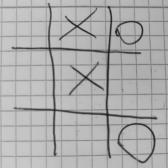
#> input picture data/boards/flipped_axis_0/12.jpg, 168 x 168 px, given in place of 0.jpg, which was not available
$ jupyter execute --allow-errors fields.ipynb
#> lines starting #> are read from the running program, lines starting #| are printed output that depends on the picture
#> further down, board is the input picture: PIL image 168x168 RGB; min 8, max 211, mean 173.4
[cell 1]
import os
from PIL import Image
import pandas as pd
import math

#> (a cell that did not finish here is left out)

[cell 3]
# Structure Roboflow data
fields0 = os.listdir('train/0')
fields1 = os.listdir('train/1')
fields_1 = os.listdir('train/-1')

names = []
labels = []

for idx, field in enumerate(fields0):
    img = Image.open('train/0/'+field)
    img = img.resize((28, 28))
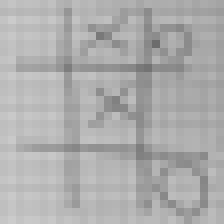
#> img: PIL image 28x28 RGB (shown 8 times larger); min 108, max 203, mean 173.4
    img = img.convert('L')
#> img: PIL image 28x28 L
    img.save('fields/'+str(idx)+".jpg")
    names.append(str(idx)+".jpg")
    labels.append(0)

for idx, field in enumerate(fields1):
    img = Image.open('train/1/'+field)
    img = img.resize((28, 28))
    img = img.convert('L')
    img.save('fields/'+str(idx+len(fields0))+".jpg")
    names.append(str(idx+len(fields0))+".jpg")
    labels.append(1)

for idx, field in enumerate(fields_1):
    img = Image.open('train/-1/'+field)
    img = img.resize((28, 28))
    img = img.convert('L')
    img.save('fields/'+str(idx+len(fields0)+len(fields1))+".jpg")
    names.append(str(idx+len(fields0)+len(fields1))+".jpg")
    labels.append(-1)

fields = pd.DataFrame(list(zip(names, labels)), columns=['name', 'label'])
fields.to_csv('fields.csv')


$ run again, on data/boards/flipped_axis_1_0/10.jpg
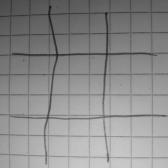
#> input picture data/boards/flipped_axis_1_0/10.jpg, 168 x 168 px, given in place of 0.jpg, which was not available
#> board is the input picture: PIL image 168x168 RGB; min 19, max 206, mean 139.9
#> `img = img.resize((28, 28))`:
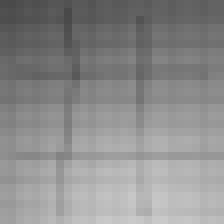
#> img: PIL image 28x28 RGB (shown 8 times larger); min 73, max 201, mean 139.9
